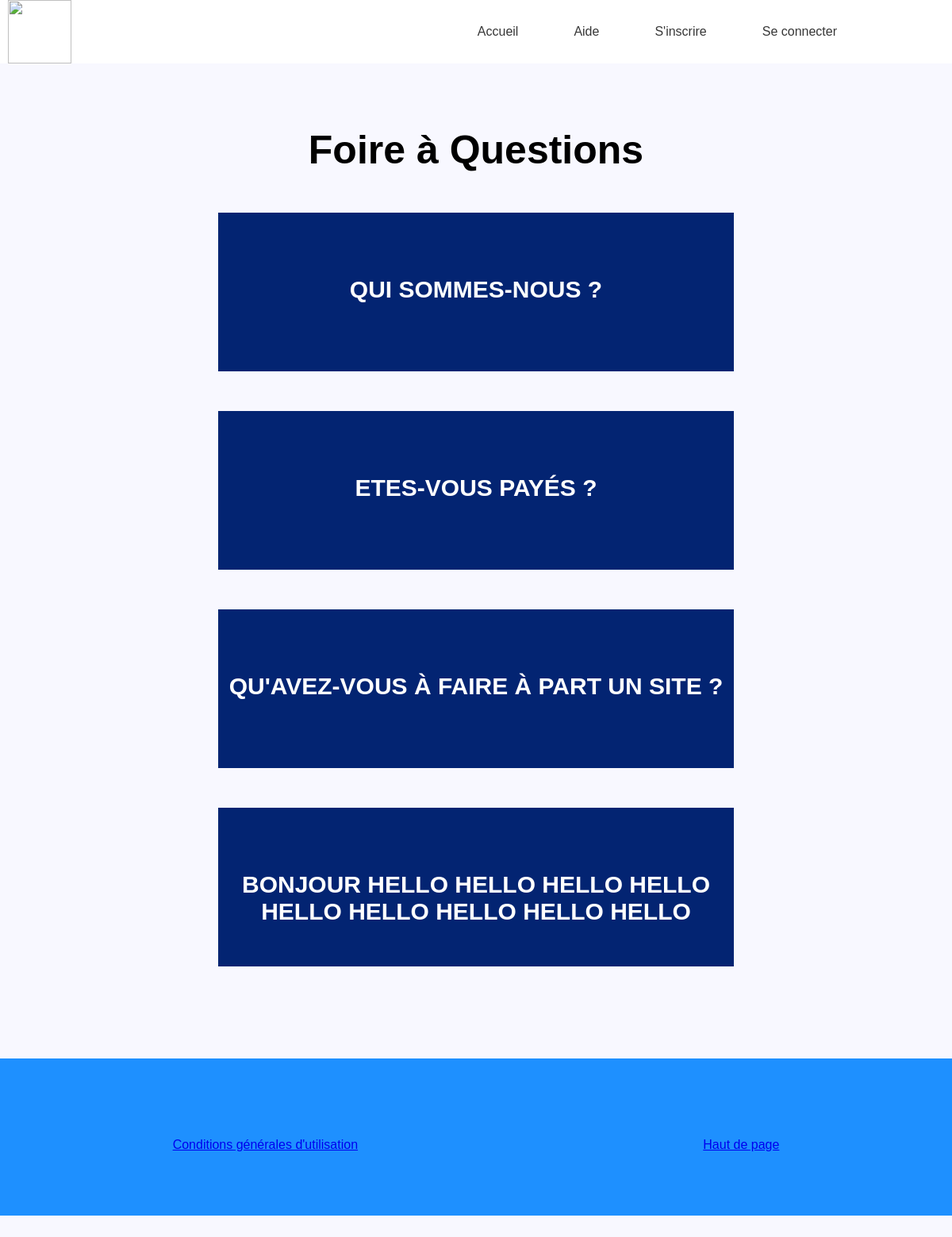
The app's page /?page=faq, older data.
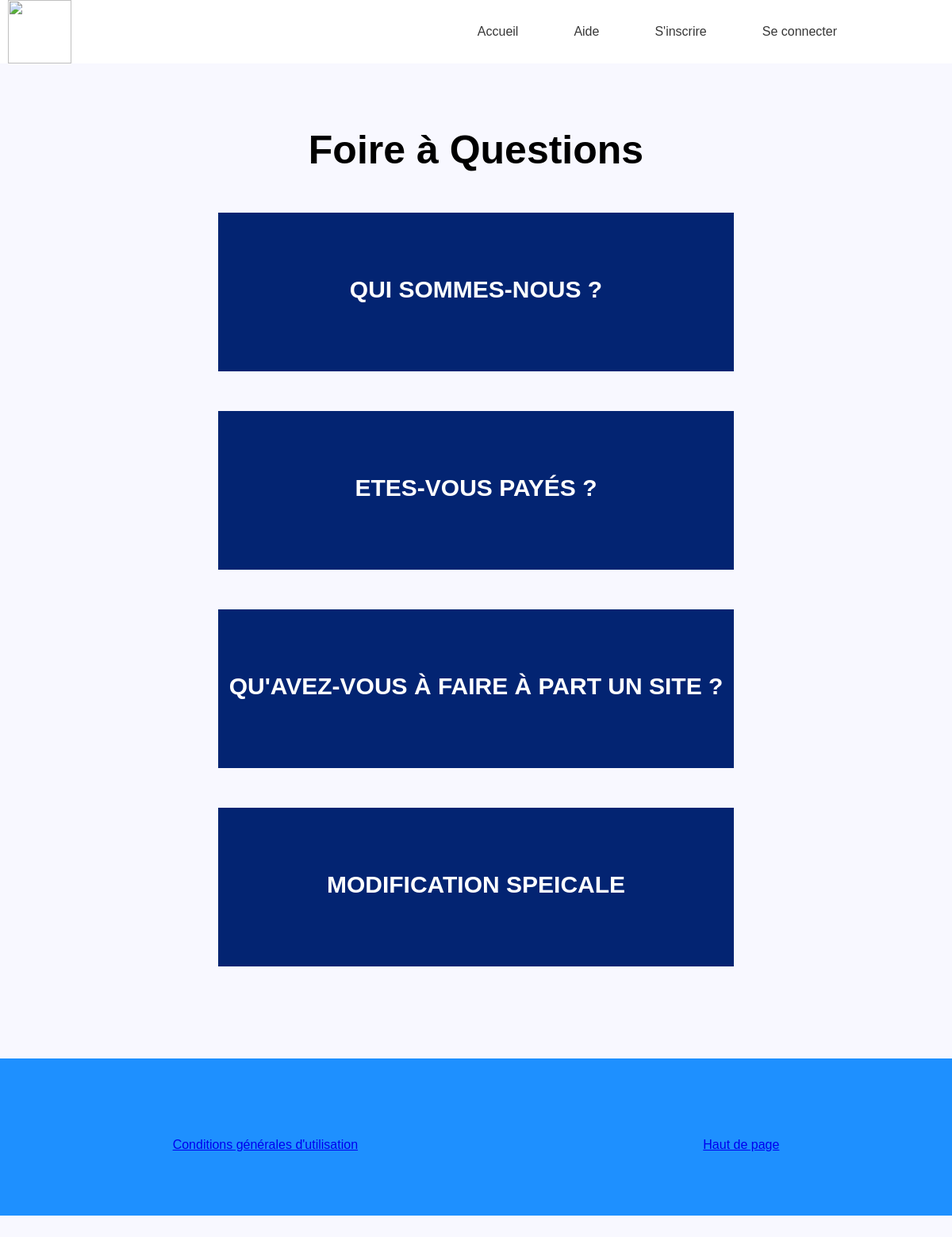
The same page, newer data.
### tables this page shows
CREATE TABLE IF NOT EXISTS `pagefaq` (
  `id` int(11) NOT NULL AUTO_INCREMENT,
  `question` text NOT NULL,
  `content` text NOT NULL,
  PRIMARY KEY (`id`)
);

### faq.php (the view, shortened to what this page needs)
<link rel="stylesheet" type="text/css" href="FAQ.css">
<center><h2 style="font-family:sans-serif; color: BLACK; font-size: 50px;">Foire à Questions</h2></center>
</html>
<?php
$bdd = new PDO('mysql:host=127.0.0.1;dbname=jabasof', 'root', '',array (PDO::MYSQL_ATTR_INIT_COMMAND => 'SET NAMES \'UTF8\''));
$getcontent = $bdd->query("SELECT * FROM `pagefaq`");
while($result=$getcontent->fetch()){
    $spacefactor = floor(strlen($result['content'])/56);
    $spacepx = 240 + $spacefactor * 14;
    echo
        '<div class="container" ; id="cont'.$result['id'].'" ; style="background-color:#666666; height:200px">
    <p class="title" ; style="font-family:sans-serif">' . $result['question'] . '</p>
    <div class="overlay"></div>
    <div class="button">
        <button id="butprop" onclick="myFunction'.$result['id'].'(); contsize'.$result['id'].'() " ;
                style="font-family:sans-serif; background-color: none;color: white; border: 2px solid white;width:70px;height: 25px">
            Afficher
        </button>
        <br>
        <div class="textdiv" id="myDIV'.$result['id'].'" style="color:white; font-family:sans-serif">
            <br>
            <p>' . $result['content'] . '</p>
        </div>
    </div>
</div>
<script>
    var x'.$result['id'].' = document.getElementById("myDIV'.$result['id'].'");
    var y'.$result['id'].' = document.getElementById("cont'.$result['id'].'");
    x'.$result['id'].'.style.display = "none";
    function myFunction'.$result['id'].'() {
        var x'.$result['id'].' = document.getElementById("myDIV'.$result['id'].'");
        if ((x'.$result['id'].'.style.display == "none")) {
            x'.$result['id'].'.style.display = "block";
        } else {
            x'.$result['id'].'.style.display = "none";
        }
    }
    function contsize'.$result['id'].'() {
        if (y'.$result['id'].'.style.height != \''. $spacepx .'px\') {
            y'.$result['id'].'.style.height = \''. $spacepx .'px\';
        }
        else {
            y'.$result['id'].'.style.height = \'200px\';
        }
    }
</script>
'
    ;
}
?>

Row changes from the older to the newer data that the page shows:
removed pagefaq: question "BONJOUR HELLO HELLO HELLO HELLO HELLO HELLO HELLO HELLO HELLO"
added pagefaq: question "MODIFICATION SPEICALE"
